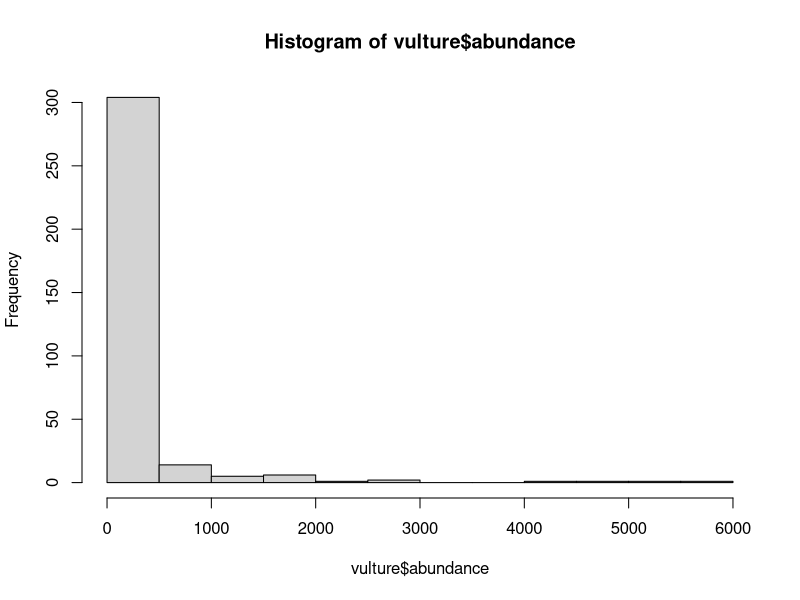
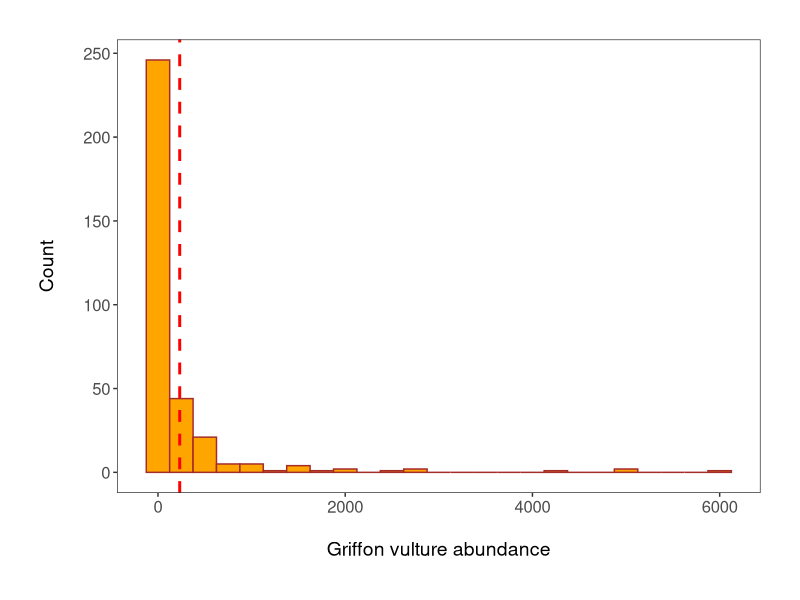
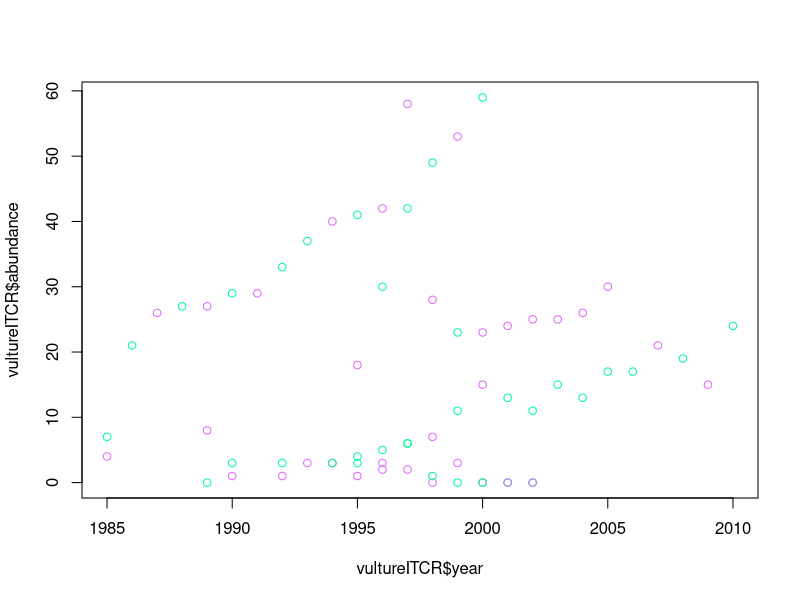
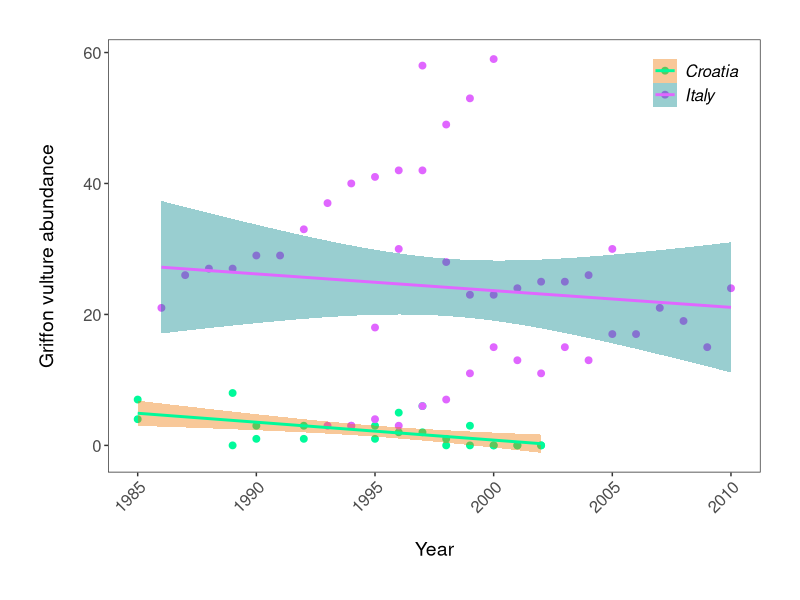

Source code (R) for these figures, in order: (Note: this script raises an error after producing the figures.)
library(here)
library(tidyr)
library(dplyr)
library(ggplot2)
library(readr)
library(gridExtra)

LPI <- read.csv(here::here("Nov_23_ggplot/CC", "LPIdata_CC.csv"))

LPI2 <- gather(LPI, "year", "abundance", 9:53)
View(LPI2)
#parse_number gets rid of the X that is before each date 
LPI2$year <- parse_number(LPI2$year)

LPI2$abundance <- as.numeric(LPI2$abundance)
unique(LPI2$Common.Name)

vulture <- filter(LPI2, Common.Name == "Griffon vulture / Eurasian griffon")
head(vulture)

vulture <- na.omit(vulture)

#ready to plot! 

hist(vulture$abundance)

(vulture_hist <- ggplot(vulture, aes(x = abundance))+
    geom_histogram(binwidth = 250, color = "brown", fill= "orange") +
    geom_vline(aes(xintercept = mean(abundance)), color = "red", linetype = "dashed", size = 1) +
    theme_bw() +
    labs(y = "Count\n", x = "\nGriffon vulture abundance") +
    theme(axis.text = element_text(size = 12),                          # Changing font size of axis labels and title
          axis.title = element_text(size = 14, face = "plain"),       # face="plain" is the default, you can change it to italic, bold, etc. 
          panel.grid = element_blank(),                                 # Removing the grey grid lines
          plot.margin = unit(c(1,1,1,1), units = , "cm")))


#install.packages("colourpicker")

#whereever your curser is, when you click colour picker colours and press DONE it will add the hex codes 
c("#FF7F00", "#00FA9A", "#E066FF")

vultureITCR <- filter(vulture, Country.list %in% c("Croatia", "Italy"))

plot(vultureITCR$year, vultureITCR$abundance, col = c("#00FA9A", "#E066FF"))

(vulture_scatter <- ggplot(vultureITCR, aes(x = year, y = abundance, color = Country.list)) +
    geom_point(size = 2) +
    scale_color_manual(values = c("#00FA9A", "#E066FF")) +
    geom_smooth(method = "lm", aes(fill = Country.list)) +               # Adding linear model fit, colour-code by country
    theme_bw() +
    scale_fill_manual(values = c("#EE7600", "#00868B")) +                # Adding custom colours for solid geoms (ribbon)
    ylab("Griffon vulture abundance\n") +                             
    xlab("\nYear")  +
    theme(axis.text.x = element_text(size = 12, angle = 45, vjust = 1, hjust = 1),     # making the years at a bit of an angle
          axis.text.y = element_text(size = 12),
          axis.title = element_text(size = 14, face = "plain"),                        
          panel.grid = element_blank(),                                   # Removing the background grid lines               
          plot.margin = unit(c(1,1,1,1), units = , "cm"),                 # Adding a 1cm margin around the plot
          legend.text = element_text(size = 12, face = "italic"),         # Setting the font for the legend text
          legend.title = element_blank(),                                 # Removing the legend title
          legend.position = c(0.9, 0.9)))                                 # Setting legend position - 0 is left/bottom, 1 is top/right) 
ylvhj    
    
    
    
    
    
